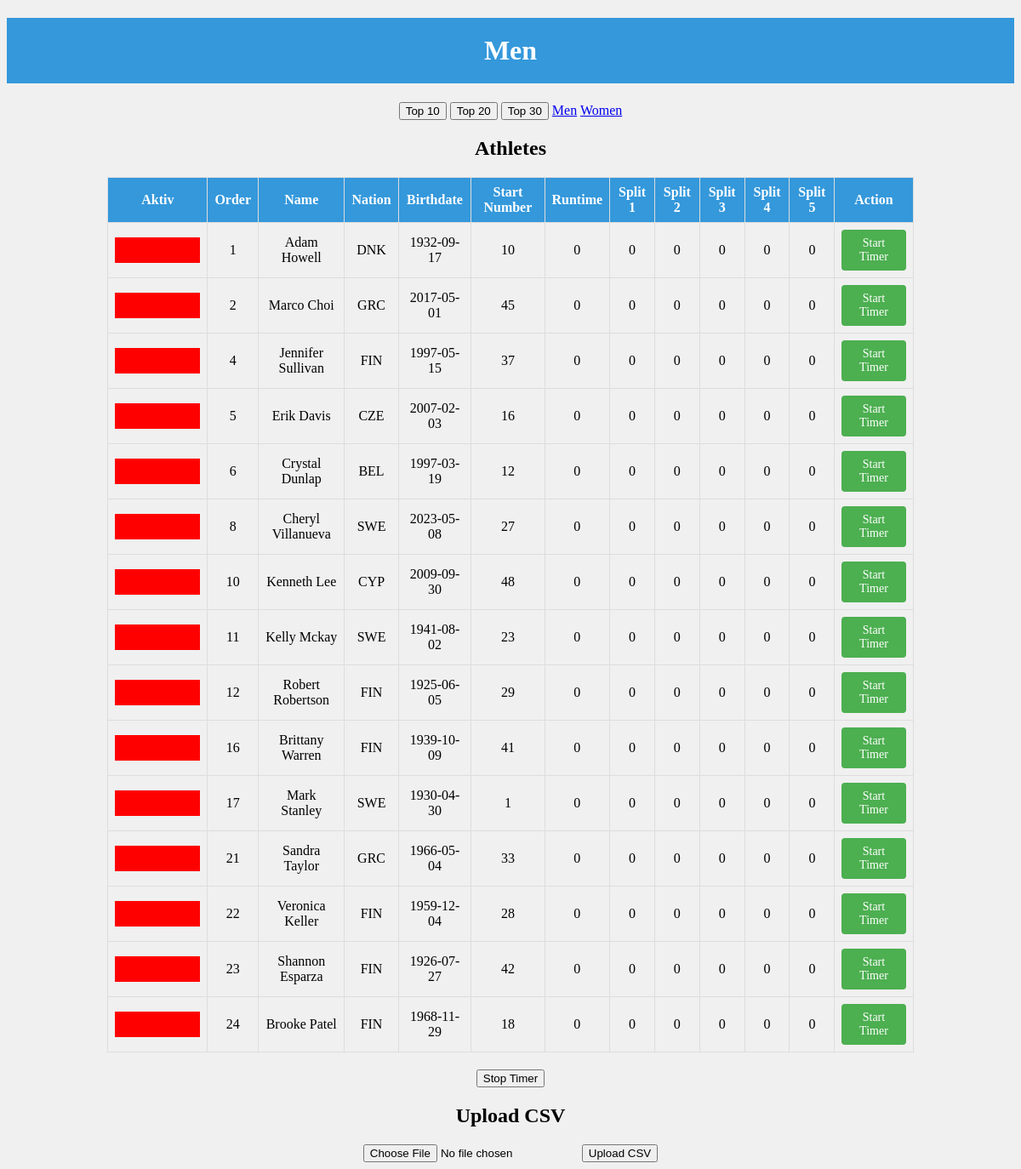
The page /men on the database its author committed.
### tables this page shows
CREATE TABLE athletes (
            id INTEGER PRIMARY KEY AUTOINCREMENT,
            first_name TEXT NOT NULL,
            last_name TEXT NOT NULL,
            category TEXT NOT NULL,
            nation TEXT NOT NULL,
            birthdate TEXT NOT NULL,
            start_number INTEGER NOT NULL,
            run1 INTEGER DEFAULT 0,
            run2 INTEGER DEFAULT 0,
            runtime INTEGER DEFAULT 0,
            split1 INTEGER DEFAULT 0,
            split2 INTEGER DEFAULT 0,
            split3 INTEGER DEFAULT 0,
            split4 INTEGER DEFAULT 0,
            split5 INTEGER DEFAULT 0,
            start_order INTEGER NOT NULL
            );

### app.py (the view)
@app.route('/men')
def men():
    athletes = get_all_athletes_category('Men')
    update_current_category('Men')
    return render_template('index.html', athletes=athletes, category='Men')

### app.py (called while the page is built)
def update_current_category(category):
    conn = get_db()
    cursor = conn.cursor()
    cursor.execute('UPDATE global_settings SET current_category = ? WHERE id = 1', (category,))
    conn.commit()
    conn.close()

### athletes.py (called while the page is built)
def get_db():
    db = getattr(g, '_database', None)
    if db is None:
        db = g._database = sqlite3.connect(DATABASE)
        db.row_factory = sqlite3.Row
    return db

def get_all_athletes_category(cat):
    db = get_db()
    cursor = db.cursor()
    cursor.execute('''SELECT * FROM athletes WHERE category = ?''', (cat,))
    athletes = cursor.fetchall()
    print(athletes)
    return athletes

### templates/index.html (shortened to what this page needs)
<!DOCTYPE html>
<html lang="en">
<head>
    <link rel="stylesheet" href="{{ url_for('static', filename='styles.css') }}">
</head>
<body>
    <h1>{{ category }}</h1>
    <button onclick="setOffset(0)">Top 10</button>
    <button onclick="setOffset(10)">Top 20</button>
    <button onclick="setOffset(20)">Top 30</button>
    <a href='/men'>Men</a>
    <a href='/women'>Women</a>
   <h2>Athletes</h2>
    <table>
        <thead>
            <tr>
                <th>Aktiv</th>
                <th>Order</th>
                <th>Name</th>
                <th>Nation</th>
                <th>Birthdate</th>
                <th>Start Number</th>
                <th>Runtime</th>
                <th>Split 1</th>
                <th>Split 2</th>
                <th>Split 3</th>
                <th>Split 4</th>
                <th>Split 5</th>
                <th>Action</th>
            </tr>
        </thead>
        <tbody>
            {% for athlete in athletes %}
                <tr>
                    <td>
                        <div class="select-button" data-start-number="{{ athlete['start_number'] }}">
                        </div>
                    </td>
                    <td>{{ athlete['start_order'] }}</td>
                    <td>{{ athlete['first_name'] }} {{ athlete['last_name'] }}</td>
                    <td>{{ athlete['nation'] }}</td>
                    <td>{{ athlete['birthdate'] }}</td>
                    <td>{{ athlete['start_number'] }}</td>
                    <td id="runtime-{{ athlete['start_number'] }}">{{ athlete['runtime'] }}</td>
                    <td>{{ athlete['split1'] }}</td>
                    <td>{{ athlete['split2'] }}</td>
                    <td>{{ athlete['split3'] }}</td>
                    <td>{{ athlete['split4'] }}</td>
                    <td>{{ athlete['split5'] }}</td>
                    <td>
                        <div class="start-button" data-start-number="{{ athlete['start_number'] }}">
                            Start Timer
                        </div>
                    </td>
                </tr>
            {% endfor %}
        </tbody>
    </table>
    <form action="/stop" method="post">
        <button type="submit">Stop Timer</button>
    </form>
     <h2>Upload CSV</h2>
        <form action="{{ url_for('import_csv') }}" method="post" enctype="multipart/form-data">
            <input type="file" name="file" accept=".csv" required>
            <button type="submit">Upload CSV</button>
        </form>
</body>
</html>

### static/styles.css (style rules this page uses)
body { background-color: #f0f0f0; text-align: center; }
h1 { background-color: #3498db; color: #ffffff; padding: 20px; }
table { width: 80%; margin: 20px auto; border-collapse: collapse; }
th, td { border: 1px solid #ddd; padding: 8px; }
th { background-color: #3498db; color: #ffffff; }
.select-button { background: red; width: 100px; height: 30px; }
.start-button { background-color: #4CAF50; color: white; border: none; padding: 8px 16px; text-align: center; text-decoration: none; display: inline-block; font-size: 14px; cursor: pointer; border-radius: 4px; }

### rows shown on the page
athletes: start_order "1", first_name "Adam", last_name "Howell", nation "DNK", birthdate "1932-09-17", start_number "10", runtime "0", split1 "0", split2 "0", split3 "0", split4 "0", split5 "0"
athletes: start_order "2", first_name "Marco", last_name "Choi", nation "GRC", birthdate "2017-05-01", start_number "45", runtime "0", split1 "0", split2 "0", split3 "0", split4 "0", split5 "0"
athletes: start_order "4", first_name "Jennifer", last_name "Sullivan", nation "FIN", birthdate "1997-05-15", start_number "37", runtime "0", split1 "0", split2 "0", split3 "0", split4 "0", split5 "0"
athletes: start_order "5", first_name "Erik", last_name "Davis", nation "CZE", birthdate "2007-02-03", start_number "16", runtime "0", split1 "0", split2 "0", split3 "0", split4 "0", split5 "0"
athletes: start_order "6", first_name "Crystal", last_name "Dunlap", nation "BEL", birthdate "1997-03-19", start_number "12", runtime "0", split1 "0", split2 "0", split3 "0", split4 "0", split5 "0"
athletes: start_order "8", first_name "Cheryl", last_name "Villanueva", nation "SWE", birthdate "2023-05-08", start_number "27", runtime "0", split1 "0", split2 "0", split3 "0", split4 "0", split5 "0"
athletes: start_order "10", first_name "Kenneth", last_name "Lee", nation "CYP", birthdate "2009-09-30", start_number "48", runtime "0", split1 "0", split2 "0", split3 "0", split4 "0", split5 "0"
athletes: start_order "11", first_name "Kelly", last_name "Mckay", nation "SWE", birthdate "1941-08-02", start_number "23", runtime "0", split1 "0", split2 "0", split3 "0", split4 "0", split5 "0"
athletes: start_order "12", first_name "Robert", last_name "Robertson", nation "FIN", birthdate "1925-06-05", start_number "29", runtime "0", split1 "0", split2 "0", split3 "0", split4 "0", split5 "0"
athletes: start_order "16", first_name "Brittany", last_name "Warren", nation "FIN", birthdate "1939-10-09", start_number "41", runtime "0", split1 "0", split2 "0", split3 "0", split4 "0", split5 "0"
athletes: start_order "17", first_name "Mark", last_name "Stanley", nation "SWE", birthdate "1930-04-30", start_number "1", runtime "0", split1 "0", split2 "0", split3 "0", split4 "0", split5 "0"
athletes: start_order "21", first_name "Sandra", last_name "Taylor", nation "GRC", birthdate "1966-05-04", start_number "33", runtime "0", split1 "0", split2 "0", split3 "0", split4 "0", split5 "0"
athletes: start_order "22", first_name "Veronica", last_name "Keller", nation "FIN", birthdate "1959-12-04", start_number "28", runtime "0", split1 "0", split2 "0", split3 "0", split4 "0", split5 "0"
athletes: start_order "23", first_name "Shannon", last_name "Esparza", nation "FIN", birthdate "1926-07-27", start_number "42", runtime "0", split1 "0", split2 "0", split3 "0", split4 "0", split5 "0"
athletes: start_order "24", first_name "Brooke", last_name "Patel", nation "FIN", birthdate "1968-11-29", start_number "18", runtime "0", split1 "0", split2 "0", split3 "0", split4 "0", split5 "0"

### other values the page prints
{{ category }} "Men"
